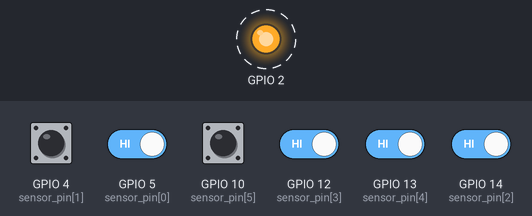
This sketch was run on a simulated ESP8266 (NodeMCU). Shown: output pins drawn as LEDs (lit = HIGH). Dashed ring = blinking. Inputs (shaded band) come from the test bench; at power-on: GPIO 4 (sensor_pin[1]), GPIO 5 (sensor_pin[0]), GPIO 10 (sensor_pin[5]), GPIO 12 (sensor_pin[3]), GPIO 13 (sensor_pin[4]), GPIO 14 (sensor_pin[2]) HIGH. WiFi joins after 1.5 s; servers stay silent unless stated; network time is answered at once with the bench clock; the local clock reads 2024-03-15 10:24:30 at power-on unless the sketch sets it; what the sketch prints to the serial monitor is not drawn.

Above: at 1.2 s.
1.3 s: GPIO 4 (sensor_pin[1]) pulsed LOW 5 times (0.12 s each, 0.3 s apart)
4.3 s: GPIO 4 (sensor_pin[1]) driven LOW
6.0 s: GPIO 10 (sensor_pin[5]) pulsed LOW 5 times (0.12 s each, 0.3 s apart)
9.0 s: GPIO 10 (sensor_pin[5]) driven LOW
10.5 s: GPIO 10 (sensor_pin[5]) driven HIGH
12.0 s: GPIO 4 (sensor_pin[1]) driven HIGH
Timing chart, 0 to 14.5 s (numbered marks = the images above; inputs shaded):
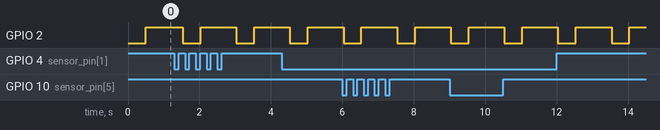

Measured:
- by itself, GPIO 2: alternates HIGH for 1.0 s and LOW for 0.50 s

The sketch:

ESP8266_STA_node.ino
```cpp
#include <ESP8266WiFi.h>
#include "NTPClient.h"
#include <WiFiUDP.h>
#include <Ticker.h>
#include <stdio.h>
#include <string.h>

const char* ssid     = "CTRL_CENT_GW_NODE"; //CTRL_CENT_GW_NODE
const char* password = "ACDINN--"; //ACDINN--
uint16_t chip_id = ESP.getChipId();

IPAddress gw(10, 20, 18, 1);
const int port = 55555;

WiFiUDP ntpUDP;
//NTPClient(UDP& udp, const char* poolServerName, int timeOffset, int updateInterval)
NTPClient timeClient(ntpUDP, "10.20.18.1", 25200, 60000);

WiFiUDP client_obj;

uint8_t sensor_pin[6] = {5, 4, 14, 12, 13, 10}; //[D1 D2 D5 D6 D7, SD3]
uint8_t pin_count = 6;

WiFiEventHandler gotIpEventHandler;
WiFiEventHandler disconnectedEventHandler;

Ticker t1, t2, t3, t4, t5, t6;

unsigned int t_cut[6];
bool state[6] = {0, 0, 0, 0, 0, 0};

bool clientState = false;

uint8_t sendPacket(char data[]){
  uint8_t PACKET_SIZE = strlen(data);
  client_obj.beginPacket(gw, port);
  client_obj.write(data, PACKET_SIZE);
  client_obj.endPacket();
  return PACKET_SIZE;
}

void checkConnection(){
  if(WiFi.status() == WL_CONNECTED){
    if (!clientState){
      Serial.print("Connecting to gateway... ");
      timeClient.update();
      Serial.println("Done!");
      pushData(0xF, 0xF, 0xFFFFFFFF);
      clientState = true;
    }
  }else if(WiFi.status() == WL_DISCONNECTED){
    clientState = false;
  }
}

uint8_t checkReply(char *chk, char *opt){
  if(WiFi.status() == WL_CONNECTED){
    delay(50);
    const uint8_t cb = client_obj.parsePacket();
    if (cb){
      char packetBuffer[255];
      client_obj.read(packetBuffer, cb);
      packetBuffer[cb] = '\0';
      if (strncmp(packetBuffer, chk, cb-1) == 0)
        return 1;
      else if (strncmp(packetBuffer, opt, cb-1) == 0)
        return 2;
    }
   return 0;
  }
}

void count_t(uint8_t idx){
  t_cut[idx]++;
}
unsigned int get_t(uint8_t idx){
  return t_cut[idx];
}
void reset_t(uint8_t idx){
  t_cut[idx] = 0;
}

uint16_t checksum_calc(int data){
  uint16_t tmp = 0;
  tmp += data;
  return (65535-tmp);
}

void pushData(uint8_t sensor_id, uint8_t header_id, unsigned int data){
  unsigned long now = timeClient.getEpochTime();
  uint16_t checksum = checksum_calc(now+chip_id+sensor_id+header_id+data);

  char updateTXT[28];
  sprintf(updateTXT, ":%08X%04X%01X%01X%08X%04X\n",now ,chip_id, sensor_id, header_id, data, checksum );
  uint8_t sb = sendPacket(updateTXT);
  Serial.printf("%d Byte >> %s", sb, updateTXT);
}

void handleRISING(uint8_t idx){
  // set tick every 1 ms
  if (!state[idx]){
    switch (idx) {
      case 0:
        t1.attach(0.001, count_t, idx);
        break;
      case 1:
        t2.attach(0.001, count_t, idx);
        break;
      case 2:
        t3.attach(0.001, count_t, idx);
        break;
      case 3:
        t4.attach(0.001, count_t, idx);
        break;
      case 4:
        t5.attach(0.001, count_t, idx);
        break;
      case 5:
        t6.attach(0.001, count_t, idx);
        break;
    }
    state[idx] = 1;
    if (clientState){
        pushData(idx, 0, 0);
    }
  }
}

void handleFALLING(uint8_t idx){
  if (state[idx]){
    if (get_t(idx) > 200){  // minimum time in ms
      switch (idx) {
        case 0:
          t1.detach();
          break;
        case 1:
          t2.detach();
          break;
        case 2:
          t3.detach();
          break;
        case 3:
          t4.detach();
          break;
        case 4:
          t5.detach();
          break;
        case 5:
          t6.detach();
          break;
      }
      if (clientState){
        pushData(idx, 1, get_t(idx));
      }
      reset_t(idx);
      state[idx] = 0;
    }
  }
}

void delay_intl(uint8_t ms){
  uint16_t st = millis();
  uint16_t sp = st+ms;
}

void handleInt0(){
    delay_intl(10);
    if (digitalRead(sensor_pin[0])){
        handleRISING(0);
    }else {
        handleFALLING(0);
    }
}

void handleInt1(){
    delay_intl(10);
    if (digitalRead(sensor_pin[1])){
        handleRISING(1);
    }else {
        handleFALLING(1);
    }
}

void handleInt2(){
    delay_intl(10);
    if (digitalRead(sensor_pin[2])){
        handleRISING(2);
    }else {
        handleFALLING(2);
    }
}

void handleInt3(){
    delay_intl(10);
    if (digitalRead(sensor_pin[3])){
        handleRISING(3);
    }else {
        handleFALLING(3);
    }
}

void handleInt4(){
    delay_intl(10);
    if (digitalRead(sensor_pin[4])){
        handleRISING(4);
    }else {
        handleFALLING(4);
    }
}

void handleInt5(){
    delay_intl(10);
    if (digitalRead(sensor_pin[5])){
        handleRISING(5);
    }else {
        handleFALLING(5);
    }
}

void onGotIP(const WiFiEventStationModeGotIP& evt){
  Serial.print("WiFi Connected, IP: ");
  Serial.println(WiFi.localIP());
}

void onDisconnected(const WiFiEventStationModeDisconnected& evt){
  Serial.println("Wifi disconnected");
}

void setup()
{
  Serial.begin(115200);
  for(int i=0; i<pin_count;i++){
    pinMode(sensor_pin[i], INPUT_PULLUP);
    reset_t(i);
  }
  pinMode(2, OUTPUT);

  attachInterrupt(digitalPinToInterrupt(sensor_pin[0]), handleInt0, CHANGE);
  attachInterrupt(digitalPinToInterrupt(sensor_pin[1]), handleInt1, CHANGE);
  attachInterrupt(digitalPinToInterrupt(sensor_pin[2]), handleInt2, CHANGE);
  attachInterrupt(digitalPinToInterrupt(sensor_pin[3]), handleInt3, CHANGE);
  attachInterrupt(digitalPinToInterrupt(sensor_pin[4]), handleInt4, CHANGE);
  attachInterrupt(digitalPinToInterrupt(sensor_pin[5]), handleInt5, CHANGE);

  WiFi.mode(WIFI_STA);

  gotIpEventHandler = WiFi.onStationModeGotIP(&onGotIP);
  disconnectedEventHandler = WiFi.onStationModeDisconnected(&onDisconnected);

  WiFi.begin(ssid, password);
  WiFi.hostname(String(chip_id).c_str());
  Serial.println();
  Serial.println();
  Serial.printf("ID: %04X, Connect to SSID: %s \n", chip_id, ssid);
  client_obj.begin(port);
  timeClient.begin();
}

void loop() {
  checkConnection();
  digitalWrite(2, 0);
  delay(500);
  digitalWrite(2, 1);
  delay(1000);
}
```
